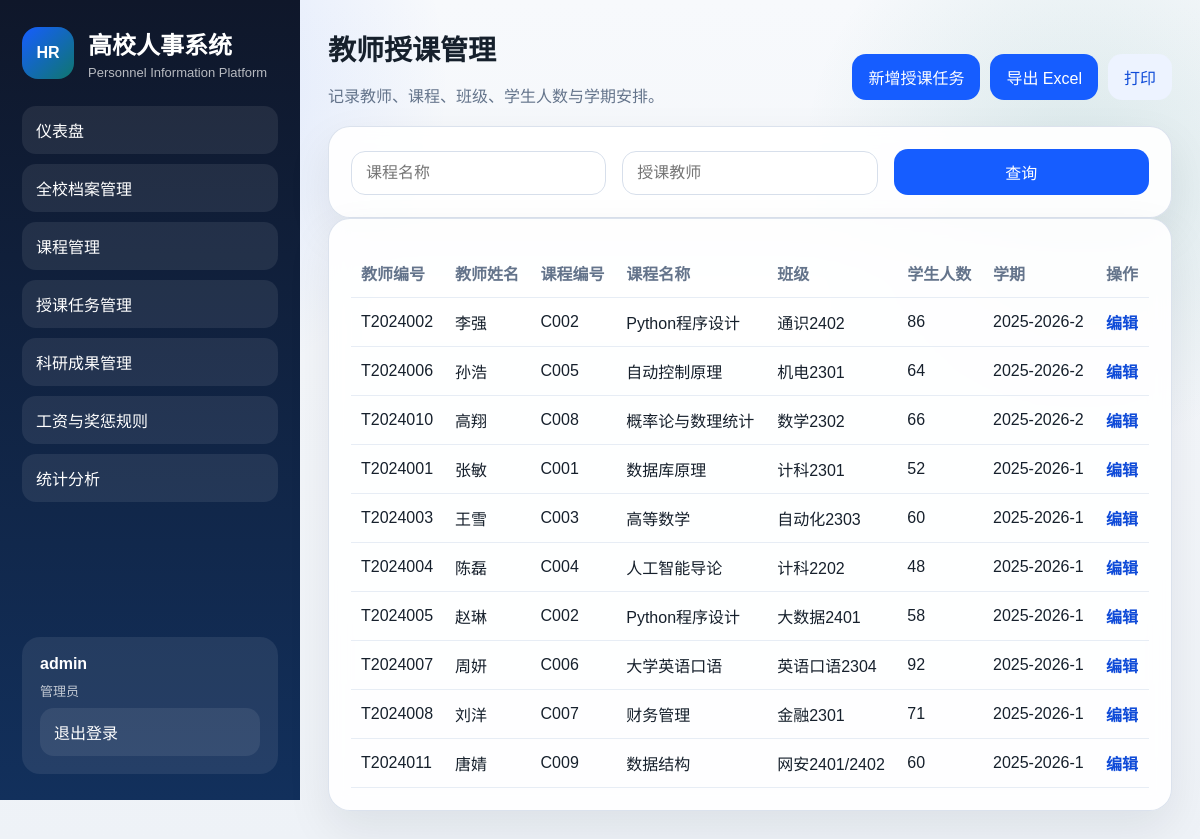
Screenshot of /teaching (signed in) with the database file from the repository.
### models.py (models this page shows, shortened)
class TimestampMixin:
    created_at = Column(DateTime)
    updated_at = Column(DateTime)

class User(TimestampMixin, Base):
    __tablename__ = "users"
    id = Column(Integer, primary_key=True)
    username = Column(String(64), unique=True, nullable=False, index=True)
    password_hash = Column(String(255), nullable=False)
    role = Column(String(20), nullable=False, default="teacher", index=True)
    employee_id = Column(Integer, ForeignKey("employees.id"))
    employee = relationship("Employee", back_populates="user", uselist=False)

class TeachingAssignment(TimestampMixin, Base):
    __tablename__ = "teaching_assignments"
    id = Column(Integer, primary_key=True)
    employee_id = Column(Integer, ForeignKey("employees.id"), nullable=False)
    course_id = Column(Integer, ForeignKey("courses.id"), nullable=False)
    class_name = Column(String(100), nullable=False)
    student_count = Column(Integer, nullable=False, default=0)
    semester = Column(String(30), nullable=False, index=True)
    employee = relationship("Employee", back_populates="course_assignments")
    course = relationship("Course", back_populates="assignments")

class Employee(TimestampMixin, Base):
    __tablename__ = "employees"
    id = Column(Integer, primary_key=True)
    employee_no = Column(String(32), unique=True, nullable=False, index=True)
    name = Column(String(50), nullable=False)
    gender = Column(String(10), nullable=False)
    birth_date = Column(Date)
    education = Column(String(50), index=True)
    degree = Column(String(50))
    major = Column(String(100))
    hire_date = Column(Date)
    department_id = Column(Integer, ForeignKey("departments.id"), nullable=False)
    title = Column(String(50), index=True)
    position = Column(String(50))
    salary_grade = Column(String(20))
    phone = Column(String(30))
    email = Column(String(120))
    reward_punishment = Column(Text)
    status = Column(String(20), nullable=False, default="在职", index=True)
    notes = Column(Text)
    department = relationship("Department", back_populates="employees")
    user = relationship("User", back_populates="employee", uselist=False)
    course_assignments = relationship("TeachingAssignment", back_populates="employee")
    research_projects = relationship("ResearchProject", back_populates="employee")
    patents = relationship("Patent", back_populates="employee")
    publications = relationship("Publication", back_populates="employee")

class Course(TimestampMixin, Base):
    __tablename__ = "courses"
    id = Column(Integer, primary_key=True)
    course_no = Column(String(32), unique=True, nullable=False, index=True)
    name = Column(String(100), nullable=False, index=True)
    nature = Column(String(20), nullable=False, index=True)
    credits = Column(Float, nullable=False, default=0)
    hours = Column(Integer, nullable=False, default=0)
    applicable_major = Column(String(100))
    description = Column(Text)
    assignments = relationship("TeachingAssignment", back_populates="course")

### app.py (the view)
    @app.route("/teaching")
    @login_required
    def teaching_list():
        user = get_current_user()
        query = teaching_scope(user)
        course_name = request.args.get("course_name", "").strip()
        teacher_name = request.args.get("teacher_name", "").strip()
        if course_name:
            query = query.filter(Course.name.contains(course_name))
        if teacher_name:
            query = query.filter(Employee.name.contains(teacher_name))
        assignments = query.order_by(TeachingAssignment.semester.desc()).all()
        employees = Employee.query.order_by(Employee.name.asc()).all() if user.role == "admin" else []
        courses = Course.query.order_by(Course.name.asc()).all()
        return render_template(
            "courses/teaching_list.html",
            assignments=assignments,
            employees=employees,
            courses=courses,
            filters={"course_name": course_name, "teacher_name": teacher_name},
        )

### app.py (called while the page is built)
def register_context(app: Flask) -> None:
    @app.context_processor
    def inject_user():
        return {
            "current_user": get_current_user(),
            "employee_statuses": EMPLOYEE_STATUSES,
            "gender_options": GENDER_OPTIONS,
            "salary_grade_options": SALARY_GRADE_OPTIONS,
            "course_natures": COURSE_NATURES,
            "research_statuses": RESEARCH_STATUSES,
            "publication_types": PUBLICATION_TYPES,
        }

def teaching_scope(user: User):
    query = TeachingAssignment.query.join(Employee).join(Course)
    if user.role != "admin":
        query = query.filter(TeachingAssignment.employee_id == user.employee_id)
    return query

### extensions.py (called while the page is built)
    def init_app(self, app) -> None:
        uri = app.config["SQLALCHEMY_DATABASE_URI"]
        connect_args = {}
        if uri.startswith("sqlite:///"):
            connect_args["check_same_thread"] = False
        engine = create_engine(uri, connect_args=connect_args)
        SessionLocal.configure(bind=engine)
        Base.metadata.bind = engine
        Base.query = SessionLocal.query_property()
        Base.metadata.create_all(bind=engine)
        @app.teardown_appcontext
        def remove_session(exception=None):
            SessionLocal.remove()

### utils.py (called while the page is built)
def get_current_user() -> User | None:
    user_id = session.get("user_id")
    if not user_id:
        return None
    return db.session.get(User, user_id)

def login_required(view):
    @wraps(view)
    def wrapped_view(*args, **kwargs):
        if not get_current_user():
            flash("请先登录系统。", "warning")
            return redirect(url_for("login"))
        return view(*args, **kwargs)
    return wrapped_view

### templates/courses/teaching_list.html
{% extends 'base.html' %}
{% block content %}
<section class="page-head">
    <div>
        <h2>教师授课管理</h2>
        <p>记录教师、课程、班级、学生人数与学期安排。</p>
    </div>
    <div class="actions">
        {% if current_user.role == 'admin' %}
        <a href="{{ url_for('teaching_create') }}">新增授课任务</a>
        {% endif %}
        <a class="secondary-btn" href="{{ url_for('export_excel', table_name='teaching') }}">导出 Excel</a>
        <button class="secondary-btn" onclick="window.print()">打印</button>
    </div>
</section>
<section class="panel">
    <form method="get" class="filter-grid">
        <input type="text" name="course_name" placeholder="课程名称" value="{{ filters.course_name }}">
        <input type="text" name="teacher_name" placeholder="授课教师" value="{{ filters.teacher_name }}">
        <button type="submit">查询</button>
    </form>
</section>
<section class="panel">
    <table>
        <thead>
            <tr>
                <th>教师编号</th>
                <th>教师姓名</th>
                <th>课程编号</th>
                <th>课程名称</th>
                <th>班级</th>
                <th>学生人数</th>
                <th>学期</th>
                {% if current_user.role == 'admin' %}<th>操作</th>{% endif %}
            </tr>
        </thead>
        <tbody>
            {% for item in assignments %}
            <tr>
                <td>{{ item.employee.employee_no }}</td>
                <td>{{ item.employee.name }}</td>
                <td>{{ item.course.course_no }}</td>
                <td>{{ item.course.name }}</td>
                <td>{{ item.class_name }}</td>
                <td>{{ item.student_count }}</td>
                <td>{{ item.semester }}</td>
                {% if current_user.role == 'admin' %}
                <td><a class="text-link" href="{{ url_for('teaching_edit', assignment_id=item.id) }}">编辑</a></td>
                {% endif %}
            </tr>
            {% else %}
            <tr><td colspan="8" class="empty">暂无授课安排</td></tr>
            {% endfor %}
        </tbody>
    </table>
</section>
{% endblock %}

### templates/base.html (shortened to what this page needs)
<!DOCTYPE html>
<html lang="zh-CN">
<head>
    <link rel="stylesheet" href="{{ url_for('static', filename='css/style.css') }}">
</head>
<body class="{% if current_user %}logged-in{% else %}guest{% endif %}">
    <div class="{% if current_user %}app-shell{% else %}public-shell{% endif %}">
        {% if current_user %}
        <aside class="sidebar">
            <div class="brand">
                <div class="brand-mark">HR</div>
                <div>
                    <h1>高校人事系统</h1>
                    <p>Personnel Information Platform</p>
                </div>
            </div>
            <nav class="nav">
                {% if current_user.role == 'admin' %}
                <a href="{{ url_for('dashboard') }}">仪表盘</a>
                <a href="{{ url_for('employee_list') }}">全校档案管理</a>
                <a href="{{ url_for('course_list') }}">课程管理</a>
                <a href="{{ url_for('teaching_list') }}">授课任务管理</a>
                <a href="{{ url_for('research_home') }}">科研成果管理</a>
                <a href="{{ url_for('salary_rules') }}">工资与奖惩规则</a>
                <a href="{{ url_for('statistics') }}">统计分析</a>
                {% else %}
                <a href="{{ url_for('dashboard') }}">仪表盘</a>
                <a href="{{ url_for('employee_list') }}">我的档案</a>
                <a href="{{ url_for('course_list') }}">我的课程</a>
                <a href="{{ url_for('research_home') }}">我的科研</a>
                <a href="{{ url_for('salary_rules') }}">工资与奖惩规则</a>
                {% endif %}
            </nav>
            <div class="account-card">
                <div class="account-name">{{ current_user.username }}</div>
                <div class="account-meta">{{ '管理员' if current_user.role == 'admin' else '教师账号' }}</div>
                <a class="ghost-btn" href="{{ url_for('logout') }}">退出登录</a>
            </div>
        </aside>
        {% endif %}
        <main class="content {% if not current_user %}auth-layout{% endif %}">
            {% block content %}{% endblock %}
        </main>
    </div>
</body>
</html>

### static/css/style.css (style rules this page uses)
:root { --bg: #eef2f7; --panel: rgba(255, 255, 255, 0.92); --ink: #16202c; --muted: #64748b; --brand: #165dff; --brand-2: #0f4bd8; --line: #d7dfeb; --accent: #0f766e; --danger: #d14343; --shadow: 0 18px 45px rgba(17, 24, 39, 0.08); }
* { box-sizing: border-box; }
body { margin: 0; color: var(--ink); font-family: "Microsoft YaHei", "PingFang SC", sans-serif; background: radial-gradient(circle at 10% 10%, rgba(22, 93, 255, 0.14), transparent 25%), radial-gradient(circle at 90% 20%, rgba(15, 118, 110, 0.12), transparent 22%), linear-gradient(180deg, #f7f9fc 0%, var(--bg) 100%); }
a { color: inherit; text-decoration: none; }
.app-shell { min-height: 100vh; display: grid; grid-template-columns: 300px 1fr; }
.sidebar { background: linear-gradient(180deg, #0f172a 0%, #12305c 100%); color: #fff; padding: 26px 22px; display: flex; flex-direction: column; gap: 26px; position: sticky; top: 0; height: 100vh; }
.brand { display: flex; gap: 14px; align-items: center; }
.brand-mark { width: 52px; height: 52px; border-radius: 16px; display: grid; place-items: center; background: linear-gradient(135deg, #165dff, #0f766e); font-weight: 800; }
.brand h1, .brand p { margin: 0; }
.brand p { color: rgba(255, 255, 255, 0.7); font-size: 13px; margin-top: 4px; }
.nav { display: grid; gap: 10px; }
.nav a, .ghost-btn { padding: 12px 14px; border-radius: 14px; background: rgba(255, 255, 255, 0.08); transition: transform .18s ease, background .18s ease; }
.account-card { margin-top: auto; padding: 18px; border-radius: 18px; background: rgba(255, 255, 255, 0.08); display: grid; gap: 8px; }
.account-name { font-weight: 700; }
.account-meta { color: rgba(255,255,255,.72); font-size: 13px; }
.content { padding: 28px; }
.hero-banner, .login-panel, .panel, .metric-card { background: var(--panel); border: 1px solid rgba(215, 223, 235, 0.9); box-shadow: var(--shadow); backdrop-filter: blur(10px); }
.hero-banner h2, .login-hero h2, .page-head h2 { margin: 0; font-size: 28px; }
.hero-banner p, .page-head p, .login-hero p { color: var(--muted); line-height: 1.65; }
.hero-actions, .actions { display: flex; gap: 10px; flex-wrap: wrap; }
.panel, .login-card { border-radius: 22px; padding: 22px; }
.page-head { display: flex; justify-content: space-between; gap: 18px; align-items: center; }
table { width: 100%; border-collapse: collapse; margin-top: 8px; }
th, td { padding: 12px 10px; border-bottom: 1px solid #e7edf5; text-align: left; }
th { color: var(--muted); font-weight: 700; }
form { margin: 0; }
.form-grid, .filter-grid { display: grid; gap: 16px; }
.filter-grid { grid-template-columns: repeat(auto-fit, minmax(150px, 1fr)); align-items: end; }
input, select, textarea, button { font: inherit; }
input, select, textarea { width: 100%; padding: 12px 14px; border: 1px solid var(--line); border-radius: 14px; background: #fff; }
button, .secondary-btn, .actions a { display: inline-flex; align-items: center; justify-content: center; padding: 11px 16px; border: none; border-radius: 14px; background: var(--brand); color: #fff; cursor: pointer; }
.secondary-btn { background: #edf3ff; color: var(--brand-2); }
.text-link { color: var(--brand-2); font-weight: 700; }

### rows the page displays
User: username "admin", role "管理员"
TeachingAssignment: employee.employee_no "T2024002", employee.name "李强", course.course_no "C002", course.name "Python程序设计", class_name "通识2402", student_count "86", semester "2025-2026-2"
TeachingAssignment: employee.employee_no "T2024006", employee.name "孙浩", course.course_no "C005", course.name "自动控制原理", class_name "机电2301", student_count "64", semester "2025-2026-2"
TeachingAssignment: employee.employee_no "T2024010", employee.name "高翔", course.course_no "C008", course.name "概率论与数理统计", class_name "数学2302", student_count "66", semester "2025-2026-2"
TeachingAssignment: employee.employee_no "T2024001", employee.name "张敏", course.course_no "C001", course.name "数据库原理", class_name "计科2301", student_count "52", semester "2025-2026-1"
TeachingAssignment: employee.employee_no "T2024003", employee.name "王雪", course.course_no "C003", course.name "高等数学", class_name "自动化2303", student_count "60", semester "2025-2026-1"
TeachingAssignment: employee.employee_no "T2024004", employee.name "陈磊", course.course_no "C004", course.name "人工智能导论", class_name "计科2202", student_count "48", semester "2025-2026-1"
TeachingAssignment: employee.employee_no "T2024005", employee.name "赵琳", course.course_no "C002", course.name "Python程序设计", class_name "大数据2401", student_count "58", semester "2025-2026-1"
TeachingAssignment: employee.employee_no "T2024007", employee.name "周妍", course.course_no "C006", course.name "大学英语口语", class_name "英语口语2304", student_count "92", semester "2025-2026-1"
TeachingAssignment: employee.employee_no "T2024008", employee.name "刘洋", course.course_no "C007", course.name "财务管理", class_name "金融2301", student_count "71", semester "2025-2026-1"
TeachingAssignment: employee.employee_no "T2024011", employee.name "唐婧", course.course_no "C009", course.name "数据结构", class_name "网安2401/2402", student_count "60", semester "2025-2026-1"
